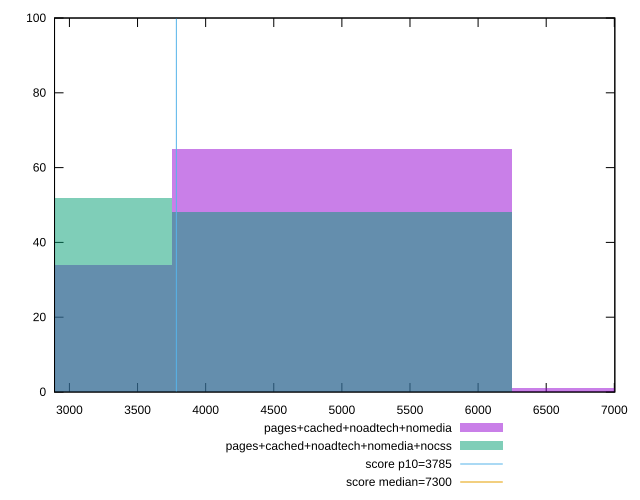

Write the gnuplot code that produced this figure.
reset

$pagesCachedNoadtechNomedia <<EOF
7502.499478763568 1
5001.666319175712 65
2500.833159587856 34
EOF

$pagesCachedNoadtechNomediaNocss <<EOF
5001.666319175712 48
2500.833159587856 52
EOF

set key outside below
set boxwidth 2500.833159587856
set xrange [2890.6594999999998:7003.7535]
set yrange [0:100]
set trange [0:100]
set style fill transparent solid 0.5 noborder

set parametric
set terminal svg size 640, 500 enhanced background rgb 'white'
set output "report_00019_2021-02-10T18-14-37.922Z//interactive/comparison/histogram/3_vs_4.svg"

plot $pagesCachedNoadtechNomedia title "pages+cached+noadtech+nomedia" with boxes, \
     $pagesCachedNoadtechNomediaNocss title "pages+cached+noadtech+nomedia+nocss" with boxes, \
     3785,t title "score p10=3785", \
     7300,t title "score median=7300"

reset
